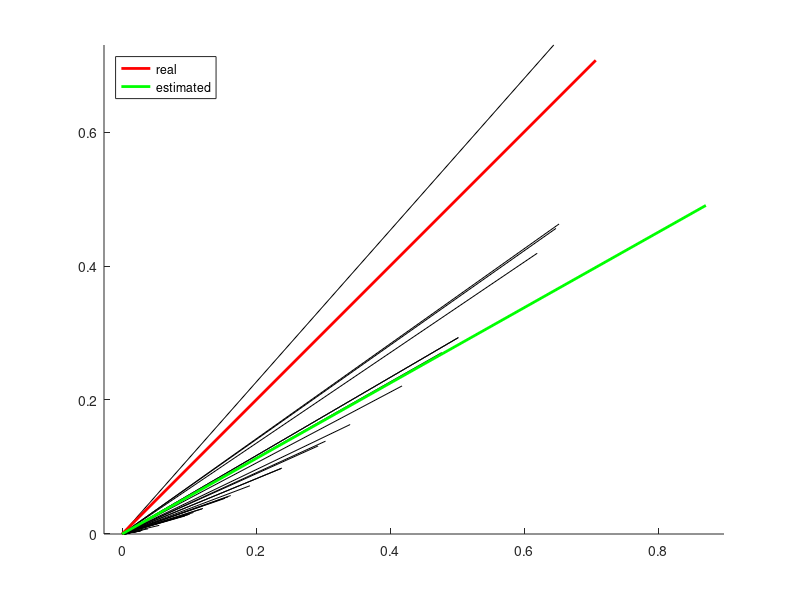
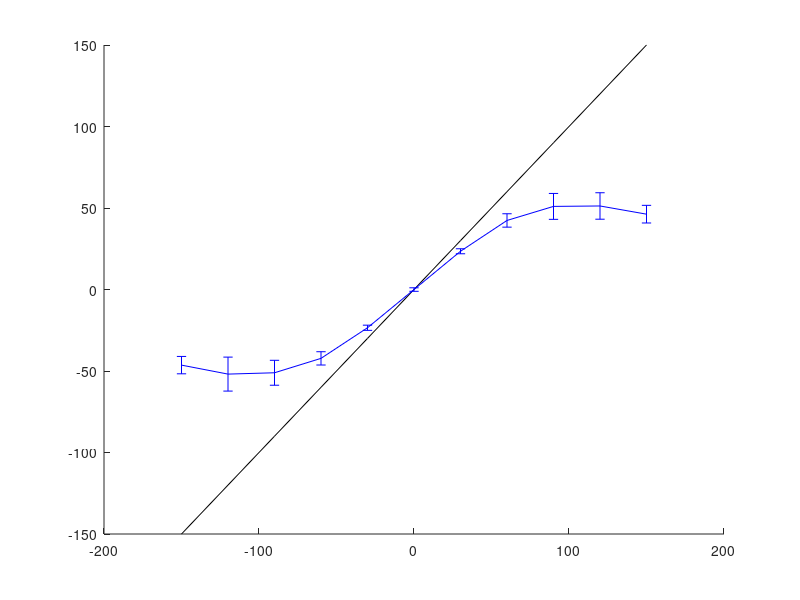

Here is the MATLAB script that generated these plots, in order: (Note: this script raises an error after producing the figures.)
function Fischer_ITD_Bayes

% A and w define the sinusoidal tranformation from angle to ITD:
% ITD = A*sin(theta*w)
A = 260;
w = 0.0143;
sigma = 23.3; % Width of Gaussian prior degrees

N = 100; % number of neurons
sigman = 45; % tuning width of neurons (deg, made up)
Amax = 1; % maximum firing rate of neurons (doesn't matter)

%% Example for one direction

theta = 45; % direction of auditory stimulus
mu = randn(1,N)*sigma; % vector of neuron's preferred direction (centered and biased toward zero)

% Get the tectum  model responses (complex numbers representing vectors
% pointing in preferred direction of each neuron
z = tectumModel(theta,A,w,mu,sigma,sigman,Amax);

% Estimated direction is the mean of these vectors
estTheta = z2theta(mean(z));

% Show the population response vectors, real vector and estimated vector
figure(1); 
clf; hold on;
plot([zeros(size(z));z],'k-');
h(1) = plot([0,exp(sqrt(-1)*theta*pi/180)],'r-','LineWidth',2);
h(2) = plot([0,exp(sqrt(-1)*estTheta*pi/180)],'g-','LineWidth',2);
legend(h,{'real','estimated'},'Location','NorthWest');
axis equal

%% Loop through multiple directions

targetDirList = -150:30:150;
nReps = 1000;

for i = 1:length(targetDirList)
    theta = targetDirList(i);
    
    % preferred directions for each neuron
    mu = randn(nReps,N)*sigma;
    
    z = tectumModel(theta,A,w,mu,sigma,sigman,Amax);
    
    thetaEst = z2theta(mean(z,2));
    
    meanEst(i) = mean(thetaEst);
    sdEst(i) = std(thetaEst);
    
end

figure(2);
clf; hold on;
plot(targetDirList,targetDirList,'k-');
errorbar(targetDirList,meanEst,sdEst,'b','LineStyle','none');
plot(targetDirList,meanEst,'b-');
xlabel('Target direction (deg)');
ylabel('Estimated direction (deg)');
set(gca,'XLim',[-160,160]);
set(gca, 'XLim', [-160 160], 'XTick',targetDirList, ...
    'YTick',targetDirList);
axis equal
grid on

end

function z = tectumModel(theta,A,w,mu,sigma,sigman,Amax)

ITDn = A*sin(w*mu); % ITD for the preferred direction of each neuron
ITDstim = A*sin(w*theta); % ITD of the actual direction of stimulus

% response of each neuron: Gaussian evalulated at ITDstim centered at ITDn
R = Amax*exp(-(ITDstim-ITDn).^2/(2*sigman^2));

% response transfered to vector in complex domain
z = R.*exp(sqrt(-1)*mu*pi/180);
end

function theta = z2theta(z)

theta = angle(z);
theta(real(z)<0 & imag(z)>=0) = theta(real(z)<0 & imag(z)>0) +pi;
theta(real(z)<0 & imag(z)<0) = theta(real(z)<0 & imag(z)<0) -pi;

theta = theta*180/pi;

end
